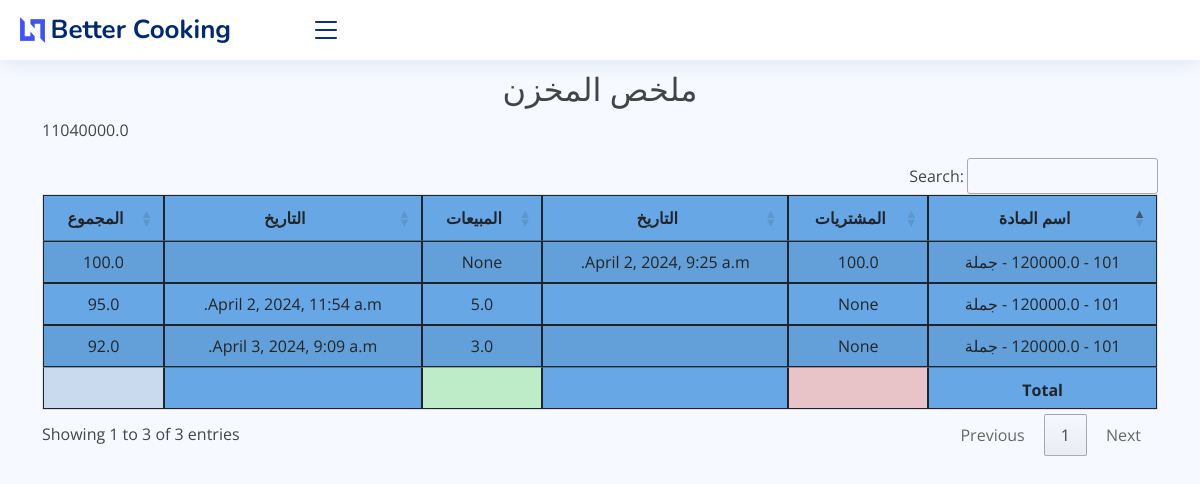
Page /stock_report on the committed database.
### core/models.py (models this page shows, shortened)
class Inventory(models.Model):
    item = models.ForeignKey(Item, on_delete=models.CASCADE)
    warehouse = models.ForeignKey(Warehouse, on_delete=models.CASCADE, null=True)
    purchase = models.ForeignKey(Purchase, on_delete=models.CASCADE, default=0, null=True)
    sale = models.ForeignKey(SaleInvoice, on_delete=models.CASCADE, default=0, null=True)
    pur_qty = models.FloatField(default=0, null=True)
    sale_qty = models.FloatField(default=0, null=True)
    total_bal_qty = models.FloatField(default=0)
    return_qty = models.FloatField(default=0)
    class Meta:
        verbose_name_plural = ' تفاصيل المخزون'

class Item(models.Model):
    PRICELIST = (
        ('جملة', 'جملة'),
    )
    item_code = models.CharField(max_length=50)
    name = models.CharField(max_length=255)
    category = models.CharField(max_length=30, default='Test')
    price = models.FloatField(default=1)
    price_list = models.CharField(max_length=30, choices=PRICELIST, default='مفرد')
    note = models.TextField(blank=True)
    class Meta:
        verbose_name_plural = 'المواد'
    def __str__(self):
        return f"{self.item_code} - {self.price} - {self.price_list}"

class Purchase(models.Model):
    invoice_number = models.CharField(max_length=8, unique=True, editable=False)
    vendor = models.ForeignKey(Vendor, on_delete=models.CASCADE)
    date = models.DateTimeField()
    note = models.TextField(blank=True)
    class Meta:
        verbose_name_plural = ' فاتورة الشراء'

class SaleInvoice(models.Model):
    STATUS = (
        ('مدفوع', 'مدفوع'),
        ('غير مدفوع', 'غير مدفوع'),
        ('المردود', 'المردود'),
    )
    STATUS1 = (
        ('IQD', 'IQD'),
        ('$', '$'),
    )
    invoice_number = models.CharField(max_length=8, unique=True, editable=False)
    customer_name = models.ForeignKey(Customer, on_delete=models.CASCADE)
    date = models.DateTimeField(auto_now_add=True)
    status = models.CharField(max_length=10, choices=STATUS, default='مدفوع')
    note = models.CharField(max_length=100, blank=True)
    updated_at = models.DateTimeField(auto_now=True)
    price_type = models.CharField(max_length=10, choices=STATUS1, default='IQD')
    class Meta:
        verbose_name_plural = 'فاتورة البيع'

### core/views.py (the view, shortened to what this page needs)
# urls.py: path('stock_report', views.stock_report, name="stock_report"),
def stock_report(request):
    def calculate_total_purchase_value():
        total_purchase_value = PurchaseItem.objects.aggregate(total=models.Sum('total_amt'))['total']
        return total_purchase_value or 0
    def calculate_total_sales_value():
        total_sales_value = SaleItem.objects.aggregate(total=models.Sum('total_amt'))['total']
        return total_sales_value or 0
    def calculate_current_stock_money_balance():
        total_purchase_value = calculate_total_purchase_value()
        total_sales_value = calculate_total_sales_value()
        current_stock_money_balance = total_purchase_value - total_sales_value
        return current_stock_money_balance
    stock_report = Inventory.objects.select_related()
    context = {'stock_report': stock_report,'calculate_current_stock_money_balance':calculate_current_stock_money_balance}
    return render(request, 'core/reports/stock_report.html', context)

### core/templates/core/reports/stock_report.html (shortened to what this page needs)
{% extends 'core/base.html' %}
{% block content %}
    <br>
    <br> <br>
 <h2 class="text-center"> ملخص المخزن </h2>
<p>{{ calculate_current_stock_money_balance }}</p>
    <table id="example4" class="table table-striped" style="background-color: #68a7e5">
        <thead>
        <tr>
            <th>اسم المادة</th>
            <th>المشتريات</th>
            <th>التاريخ</th>
            <th>المبيعات</th>
            <th>التاريخ</th>
            <th>المجموع</th>
        </tr>
        </thead>
        <tbody>
        {% for i in  stock_report %}
            <tr>
                <td>{{ i.item }}</td>
                <td>{{ i.pur_qty }}</td>
                <td>{{ i.purchase.date }}</td>
                <td>{{ i.sale_qty }}</td>
                <td>{{ i.sale.date }}</td>
                <td>{{ i.total_bal_qty }}</td>
            </tr>
        {% endfor %}
        </tbody>
        <tfoot>
        <th></th>
        <th style="background-color: #e8c3c7"></th>
         <th></th>
        <th style="background-color: #beecc8"></th>
         <th></th>
        <th style="background-color: #c9d9ee"></th>
        </tfoot>
    </table>
{% endblock %}

### static/core/assets/css/style.css (style rules this page uses)
:root { scroll-behavior: smooth; }
body { font-family: "Open Sans", sans-serif; background: #f6f9ff; color: #444444; }
h1, h2, h3, h4, h5, h6 { font-family: "Nunito", sans-serif; }

### core/templates/core/reports/stock_report.html (style rules this page uses)
table, th, td { border: 0.5px solid; direction: rtl; text-align: center; }
th { text-align: center !important; }

### rows in the picture
Inventory: item "101 - 120000.0 - جملة", pur_qty "100.0", purchase "April 2, 2024, 9:25 a.m.", sale_qty "None", total_bal_qty "100.0"
Inventory: item "101 - 120000.0 - جملة", pur_qty "None", sale_qty "5.0", sale "April 2, 2024, 11:54 a.m.", total_bal_qty "95.0"
Inventory: item "101 - 120000.0 - جملة", pur_qty "None", sale_qty "3.0", sale "April 3, 2024, 9:09 a.m.", total_bal_qty "92.0"

### other values in the picture
{{ calculate_current_stock_money_balance }} "11040000.0"
